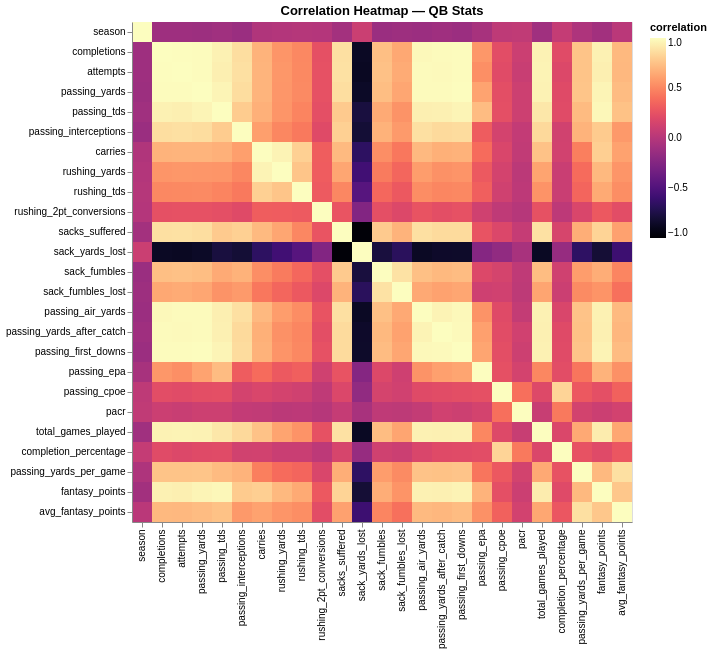

The code cell stored with this chart in its notebook:
### Markdown cell above
## Heatmap of Correlations

### Code cell
# heatmap of correlations
corr = qb_season_agg.select_dtypes(include='number').corr().reset_index().melt(id_vars='index')
corr.columns = ['var1', 'var2', 'correlation']

qb_heatmap = alt.Chart(corr, title="Correlation Heatmap — QB Stats").mark_rect().encode(
    x=alt.X('var1:N', title=None, sort=None),
    y=alt.Y('var2:N', title=None, sort=None),
    color=alt.Color('correlation:Q', scale=alt.Scale(scheme='magma', domain=[-1, 1])),
    tooltip=['var1', 'var2', alt.Tooltip('correlation:Q', format='.2f')]
).properties(width=500, height=500)

qb_heatmap

### Figure 1 — Vega-Lite specification as saved in the notebook (floating-point values rounded to 4 significant figures; data arrays with more than 128 entries replaced by an {"elided": "..."} marker saying what was removed)
{"config": {"view": {"continuousWidth": 300, "continuousHeight": 300}}, "data": {"name": "data-c684e2835d4b824ef5ec70032312dc9e"}, "mark": {"type": "rect"}, "encoding": {"color": {"field": "correlation", "scale": {"domain": [-1, 1], "scheme": "magma"}, "type": "quantitative"}, "tooltip": [{"field": "var1", "type": "nominal"}, {"field": "var2", "type": "nominal"}, {"field": "correlation", "format": ".2f", "type": "quantitative"}], "x": {"field": "var1", "sort": null, "title": null, "type": "nominal"}, "y": {"field": "var2", "sort": null, "title": null, "type": "nominal"}}, "height": 500, "title": "Correlation Heatmap — QB Stats", "width": 500, "$schema": "https://vega.github.io/schema/vega-lite/v6.4.1.json", "datasets": {"data-c684e2835d4b824ef5ec70032312dc9e": {"elided": "625 records"}}}
